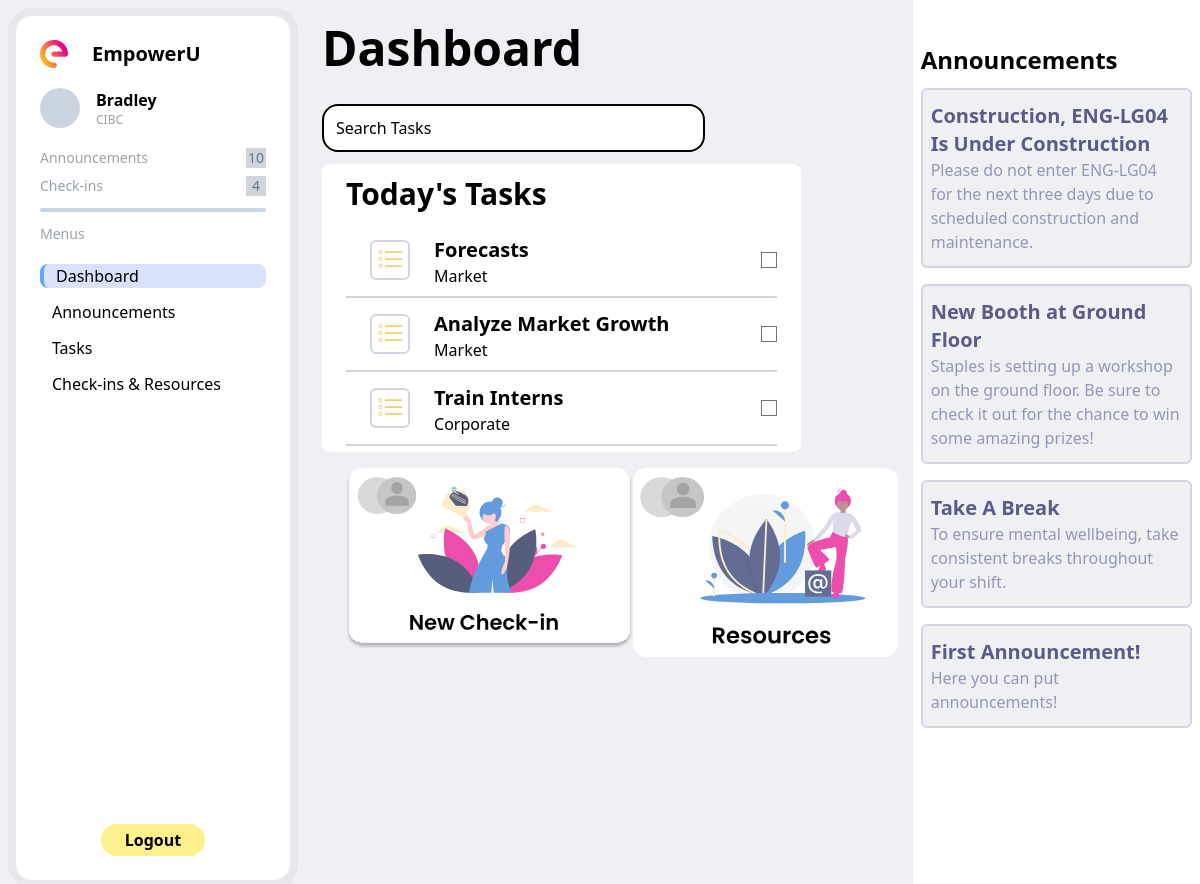
The page /dashboard (signed in) on the database its author committed.
### docs/models.py (models this page shows, shortened)
class User(db.Model, UserMixin): #Use UserMixin class to add prexisting methods
    id = db.Column(db.Integer(), primary_key = True)
    username = db.Column(db.String(length = 45), nullable = False, unique = True)
    email_address = db.Column(db.String(), unique = True, nullable = False)
    password_hash = db.Column(db.String(), nullable = False)
    is_manager = db.Column(db.Boolean())
    company = db.Column(db.String(length = 45), nullable = False)
    tasks = db.relationship('Task', backref = "assigned_tasks", lazy = True)
    @property
    def password(self):
      return self.password

class Task(db.Model):
   id = db.Column(db.Integer(), primary_key = True)
   title =  db.Column(db.String(length = 45), nullable = False)
   assigned_to = db.Column(db.Integer(), db.ForeignKey("user.id"))
   task_type = db.Column(db.String(length = 45), nullable = False)
   subtask1 = db.Column(db.String(length = 100))
   subtask2 = db.Column(db.String(length = 100))

### docs/routes.py (the view)
@login_required #Execute before setting up the route
@app.route("/dashboard", methods = ["POST", "GET"])
def dashboard_page():
    if current_user.is_manager:
        tasks = Task.query.all()
    else:
        tasks = Task.query.filter_by(assigned_to = current_user.id)
    conn = get_db_connection() #connects to database to obtain announcements
    announcements = conn.execute('SELECT * FROM announcements ORDER BY id DESC').fetchall()
    conn.close()
    return render_template("dashboard.html", tasks = tasks, announcements=announcements)

### docs/models.py (called while the page is built)
@loginmanager.user_loader #Required property for the users to be authenticated
def load_user(user_id):
    return User.query.get(user_id)

### docs/routes.py (called while the page is built)
def get_db_connection():
    conn = sqlite3.connect('database.db')
    conn.row_factory = sqlite3.Row
    return conn

### docs/templates/dashboard.html (shortened to what this page needs)
{% extends 'base.html' %}
{% set active_page = "dash" %}
{% block body %}
<div class="ml-4 mt-6 h-screen w-2/4 flex flex-col ">
    <h1 class="text-5xl font-bold">Dashboard</h1>
    <div class="flex flex-row">
        <input type="text" id="fname" value="Search Tasks" name="fname" class="h-12 mt-8 border-solid border-2 rounded-2xl border-black w-8/12">
    </div>
    <div class="overflow-y-auto h-72 w-5/6 align-middle bg-white mt-3 px-6 relative rounded-lg">
        <div class="text-3xl sticky bg-white top-0 font-semibold py-3">Today's Tasks</div>
            {% for task in tasks %}
            <div class="  w-full border-b-2 border-b-b_grey flex flex-row bg-white items-center justify-between">
                <div class="flex-row justify-start flex items-center">
                    <img src="{{url_for('static', filename='images/bi_list-task.svg')}}" class="h-10 border-b_grey border-2 p-1 rounded-md mx-6 ">
                    <div class="flex flex-col pt-3">
                        <h1 class="text-xl font-bold ">{{ task.title }}</h1>
                        <p class="text-md mb-2">{{ task.task_type }}</p>
                    </div>
                </div>
                    <input type="checkbox">
            </div>
            {% endfor %}
    </div>
    <div class = "grid grid-cols-2 w-full mt-4">
        <img src="{{url_for('static', filename='images/quiz_preview.svg')}}" class="  rounded-md mx-6">
        <img src="{{url_for('static', filename='images/resource_preview.svg')}}" class=" rounded-md mx-6">
    </div>
</div>
<div class="ml-4 pt-5 h-screen w-1/4 flex flex-col overflow-y-auto bg-white relative">
    <h2 class="font-bold my-3 ms-2 text-2xl pt-3 sticky top-0 bg-white ">Announcements</h2>
    {% for announcement in announcements %}
    <div class = "border-2 bg-inner_grey border-b_grey py-3 px-2 mb-4 rounded-md mx-2">
        <p class="font-bold text-xl text-announce_dash">{{ announcement.title }}</p>
        <p class = "text-announce_body">{{ announcement.announcementText }}</p>
    </div>
    {% endfor %}
</div>
{% endblock %}

### docs/templates/base.html (shortened to what this page needs)
<!DOCTYPE html>
<html lang="en">
<head>
    <script src="https://cdn.tailwindcss.com"></script>
    <script src="https://cdn.tailwindcss.com?plugins=forms,typography,aspect-ratio,line-clamp"></script>
</head>
<body class="flex flex-row h-screen bg-main_bg">
  <div class="bg-white rounded-3xl border-solid border-8 m-2 w-1/4 p-6 flex flex-col">
    <div class="flex flex-row">
        <img src="{{url_for('static', filename='images/EmpowerULogo.svg')}}" alt="EmpowerU Logo">
        <h1 class="text-xl font-bold ml-6">EmpowerU</h1>
    </div>
    <div class="flex flex-row">
      {% if current_user.is_authenticated %}
        <div class="w-10 h-10 rounded-full mt-5 bg-slate-300"></div>
        <div>
            <p class="mt-5 ml-4 font-semibold">{{current_user.username}}</p>
            <p class="ml-4 text-xs text-gray-400">{{current_user.company}}</p>
        </div>
      {% endif %}
    </div>
    <div class="flex flex-row mt-5 justify-between notification_container  ">
        <p class="text-sm text-gray-400 notification transition-colors ease-out duration-200">Announcements</p>
        <p class="bg-gray-300 text-slate-500 text-center w-5 h-5 text-sm ping transition-colors ease-out duration-200">10</p>
    </div>
    <div class="mt-2 text-gray-400 flex flex-row justify-between notification_container">
        <p class="text-sm notification transition-colors ease-out duration-200">Check-ins</p>
        <p class="bg-gray-300 text-slate-500 text-center w-5 h-5 text-sm ping transition-colors ease-out duration-200">4</p>
    </div>
    <div class="rounded-full mt-3 h-1 bg-slate-300"></div>
    <div class="text-gray-400 text-sm">
        <p class="mt-3">Menus</p>
    </div>
    <div class="flex flex-col gap-y-3 mt-5 w-full">
          <a href="{{url_for('dashboard_page')}}" class="nav_item {{ 'active' if active_page == 'dash' else '' }}">Dashboard</a>
        <a href="{{url_for('announcements_page')}}" class="nav_item {{ 'active' if active_page == 'announce' else '' }}">Announcements</a>
        <a href="{{url_for('tasks_page')}}" class="nav_item {{ 'active' if active_page == 'task' else '' }}">Tasks</a>
        <a href="{{url_for('checkin_page')}}" class="nav_item {{ 'active' if active_page == 'check' else '' }}">Check-ins & Resources</a>
    </div>
    <a href = "{{url_for('logout_page')}}" class="text-center font-semibold w-fit py-1 px-6 bg-yellow-200 mx-auto rounded-full mt-auto">Logout</a>
</div>
    {% block body %}{% endblock %}

### rows shown on the page
User: username "Bradley", company "CIBC"
Task: title "Forecasts", task_type "Market"
Task: title "Analyze Market Growth", task_type "Market"
Task: title "Train Interns", task_type "Corporate"

### other values the page prints
{{ announcement.title }} "Construction, ENG-LG04 Is Under Construction" "New Booth at Ground Floor" "Take A Break" "First Announcement!"
{{ announcement.announcementText }} "Please do not enter ENG-LG04 for the next three days due to scheduled construction and maintenance." "Staples is setting up a workshop on the ground floor. Be sure to check it out for the chance to win some amazing prizes!" "To ensure mental wellbeing, take consistent breaks throughout your shift." "Here you can put announcements!"
